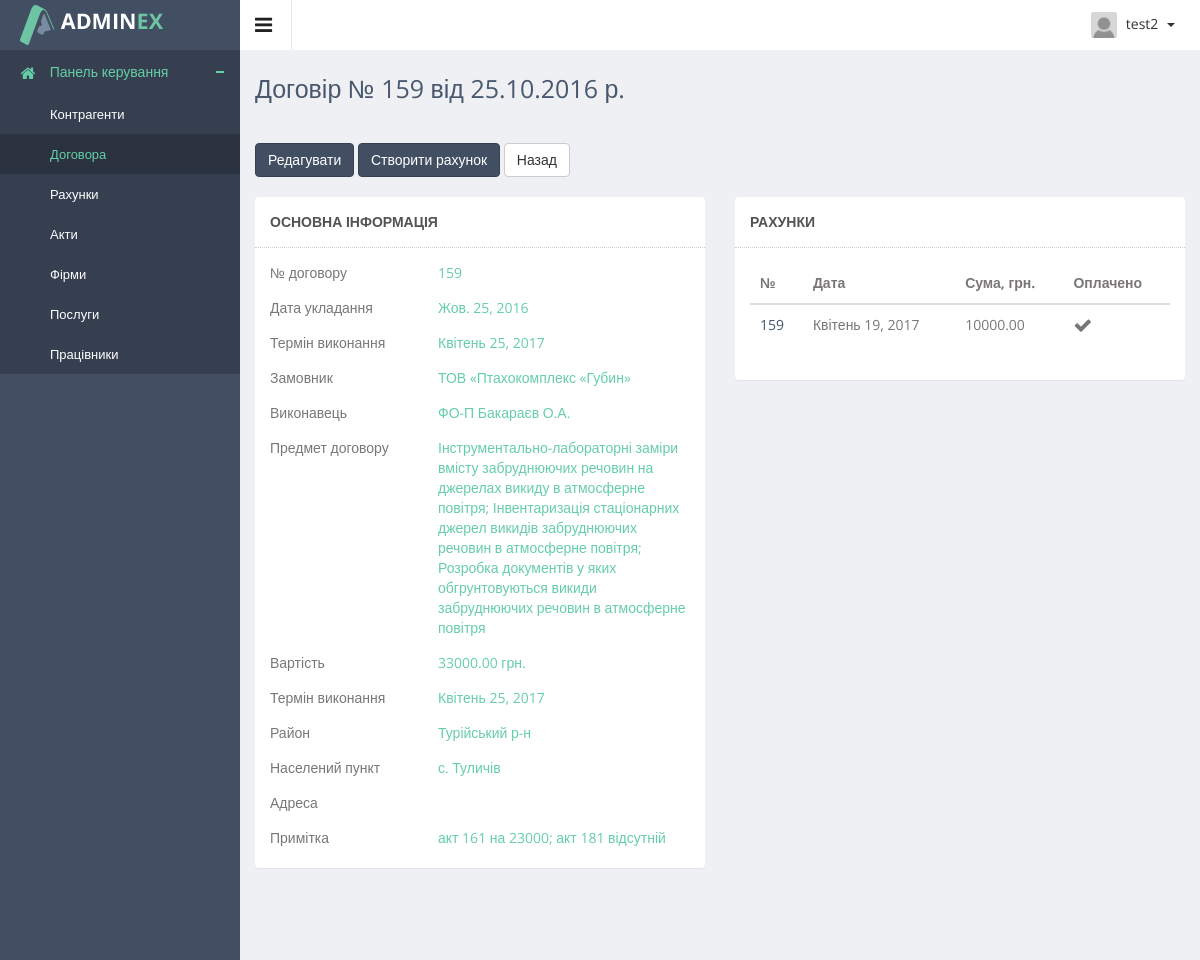
The app's page /crm/contract/read/1/ (signed in) with its own data.
### authapp/models.py (models this page shows)
class ProjectUser(AbstractUser):
    parent_name = models.CharField(verbose_name='по-батькові', max_length=20, blank=True)
    date_of_birth = models.DateField(verbose_name='дата народження', blank=True, null=True)
    phone1 = models.CharField(verbose_name='номер телефона', max_length=16, blank=True)
    phone2 = models.CharField(verbose_name='номер телефона', max_length=16, blank=True, null=True)
    avatar = models.ImageField(verbose_name='фото', upload_to='users_avatars', blank=True)
    is_dir = models.BooleanField(verbose_name='керівник', default=False)
    is_assistant = models.BooleanField(verbose_name='помічник', default=False)
    is_client = models.BooleanField(verbose_name='клієнт', default=False)
    def __str__(self):
        return self.username

### crmapp/models.py (models this page shows, shortened)
class Contract(models.Model):
    number = models.PositiveIntegerField(verbose_name='№ договору', unique=True)
    date_start = models.DateField(verbose_name='дата укладання')
    date_end = models.DateField(verbose_name='дата закінчення')
    client = models.ForeignKey(Partner, related_name='partner', verbose_name='замовник', on_delete=models.PROTECT)
    performer = models.ForeignKey(Firm, related_name='firm', verbose_name='виконавець', on_delete=models.PROTECT)
    works = models.TextField(verbose_name='предмет договору', help_text='заповніть через ;', blank=True)
    cost = models.DecimalField(verbose_name='вартість робіт', max_digits=10, decimal_places=2, blank=True,
                               default='0.00')
    vat = models.DecimalField(verbose_name='ПДВ', max_digits=10, decimal_places=2, blank=True, default='0.00')
    cost_vat = models.DecimalField(verbose_name='вартість з ПДВ', max_digits=10, decimal_places=2, blank=True,
                                   default='0.00')
    district = models.CharField(verbose_name='район', max_length=50, blank=True)
    town = models.CharField(verbose_name='населений пункт', max_length=50, blank=True)
    address = models.CharField(verbose_name='адреса', max_length=50, blank=True)
    note = models.TextField(verbose_name='примітка', blank=True)

class Partner(models.Model):
    entity = models.BooleanField(verbose_name='юридична особа', default=False)
    full_name = models.CharField(verbose_name='повна назва підприємства', max_length=150)
    short_name = models.CharField(verbose_name='скорочена назва підприєства', max_length=80)
    inn = models.CharField(verbose_name='ідентификаційний номер', max_length=15, blank=True)
    edrpoy = models.CharField(verbose_name='єдрпоу', max_length=10, blank=True)
    dfro = models.CharField(verbose_name='дфро', max_length=15, blank=True)
    payment_account = models.CharField(verbose_name='розрахунковий рахунок', max_length=20, blank=True)
    bank = models.ForeignKey(Bank, on_delete=models.PROTECT, verbose_name='банк', default='')
    cert_vat = models.CharField(verbose_name='свідоцтво платника пдв', max_length=15, blank=True)
    dir_name = models.CharField(verbose_name='директор', max_length=150, blank=True)
    responsible = models.CharField(verbose_name='відповідальна особа', max_length=150, blank=True)
    phone1 = models.CharField(verbose_name='номер телефона', max_length=16, blank=True)
    phone2 = models.CharField(verbose_name='номер телефона', max_length=16, blank=True)
    phone3 = models.CharField(verbose_name='номер телефона', max_length=16, blank=True)
    email = models.EmailField(verbose_name='email', max_length=100, blank=True)
    zipcode = models.PositiveIntegerField(verbose_name='поштовий індекс', default=0)
    country = models.CharField(verbose_name='країна', max_length=20, default='Україна')
    region = models.CharField(verbose_name='область', max_length=50, default='Волинська обл.')
    district = models.CharField(verbose_name='район', max_length=50, blank=True)
    town = models.CharField(verbose_name='населений пункт', max_length=50, blank=True)
    address = models.CharField(verbose_name='адреса', max_length=50, blank=True)
    def __str__(self):
        return self.short_name

class Firm(models.Model):
    full_name = models.CharField(verbose_name='повна назва підприємства', max_length=150)
    short_name = models.CharField(verbose_name='скорочена назва підприєства', max_length=80)
    inn = models.CharField(verbose_name='ідентификаційний номер', max_length=15, blank=True)
    edrpoy = models.CharField(verbose_name='єдрпоу', max_length=10, blank=True)
    dfro = models.CharField(verbose_name='дфро', max_length=15, blank=True)
    payment_account = models.CharField(verbose_name='розрахунковий рахунок', max_length=20, blank=True)
    bank = models.ForeignKey(Bank, on_delete=models.PROTECT, verbose_name='банк', default='')
    cert_vat = models.CharField(verbose_name='свідоцтво платника пдв', max_length=15, blank=True)
    dir_name = models.CharField(verbose_name='директор', max_length=150, blank=True)
    phone1 = models.CharField(verbose_name='номер телефона', max_length=16, blank=True)
    phone2 = models.CharField(verbose_name='номер телефона', max_length=16, blank=True)
    phone3 = models.CharField(verbose_name='номер телефона', max_length=16, blank=True)
    email = models.EmailField(verbose_name='email', max_length=100, blank=True)
    zipcode = models.PositiveIntegerField(verbose_name='поштовий індекс', default=0)
    country = models.CharField(verbose_name='країна', max_length=20, default='Україна')
    region = models.CharField(verbose_name='область', max_length=50, default='Волинська обл.')
    district = models.CharField(verbose_name='район', max_length=50, blank=True)
    town = models.CharField(verbose_name='населений пункт', max_length=50, blank=True)
    address = models.CharField(verbose_name='адреса', max_length=50, blank=True)
    def __str__(self):
        return self.short_name

class Invoice(models.Model):
    num_invoice = models.PositiveIntegerField(verbose_name='№ рахунку', blank=True)
    date_create = models.DateField(verbose_name='дата')
    contract = models.ForeignKey(Contract, related_name='contract', verbose_name='договір', on_delete=models.PROTECT)
    performer = models.ForeignKey(Firm, related_name='performer', verbose_name='виконавець', on_delete=models.PROTECT)
    payer = models.ForeignKey(Partner, related_name='payer', verbose_name='платник', on_delete=models.PROTECT)
    works = models.TextField(verbose_name='назва', blank=True)
    quantity = models.PositiveIntegerField(verbose_name='кількість', default=1)
    price = models.DecimalField(verbose_name='ціна', max_digits=10, decimal_places=2, blank=True,
                                default='0.00')
    is_paid = models.BooleanField(verbose_name='оплачений', default=False)

### crmapp/views.py (the view)
# urls.py: re_path(r'^contract/read/(?P<contract_pk>\d+)/$', crmapp.contract_read_view, name='contract_read'),
@login_required
@user_passes_test(lambda user: user.is_assistant or user.is_superuser or user.is_dir)
def contract_read_view(request, contract_pk):
    contract = get_object_or_404(Contract, pk=contract_pk)
    invoice = Invoice.objects.filter(contract__pk=contract_pk).exclude(num_invoice=0)
    dt = datetime.strftime(contract.date_start, '%d.%m.%Y')
    title = f'Договір № {contract.number} від {dt} р.'
    context = {
        'title': title,
        'object': contract,
        'invoice_list': invoice,
    }
    return render(request, 'crmapp/contract_detail.html', context)

### adminapp/templatetags/tags.py (called while the page is built)
@register.filter
def default_avatar(string):
    if not string:
        string = 'users_avatars/gravatar.png'
    new_string = f'{URL_PREFIX}{string}'
    return new_string

### crmapp/templates/crmapp/contract_detail.html (shortened to what this page needs)
{% extends 'mainapp/base.html' %}
{% load staticfiles %}
{% load tags %}
{% block container %}
<div class="row">
    <div class="col-lg-6">
        <a href="{% url 'crm:contract_update' object.pk %}">
            <button class="btn btn-primary" type="button">Редагувати</button>
        </a>
        <a href="{% url 'crm:invoice_create' object.pk %}">
            <button class="btn btn-primary" type="button">Створити рахунок</button>
        </a>
        <a href="{% url 'crm:contracts' %}">
            <button class="btn btn-default" type="button">Назад</button>
        </a>
    </div>
</div>
<br>
<div class="row">
    <div class="col-lg-6">
        <section class="panel">
            <header class="panel-heading">
                Основна інформація
            </header>
            <div class="panel-body">
                <ul class="p-info">
                    <li>
                        <div class="title">№ договору</div>
                        <div class="desk">{{ object.number }}</div>
                    </li>
                    <li>
                        <div class="title">Дата укладання</div>
                        <div class="desk">{{ object.date_start }}</div>
                    </li>
                    <li>
                        <div class="title">Термін виконання</div>
                        <div class="desk">{{ object.date_end }}</div>
                    </li>
                    <li>
                        <div class="title">Замовник</div>
                        <div class="desk">{{ object.client }}</div>
                    </li>
                    <li>
                        <div class="title">Виконавець</div>
                        <div class="desk">{{ object.performer }}</div>
                    </li>
                    <li>
                        <div class="title">Предмет договору</div>
                        <div class="desk">{{ object.works }}</div>
                    </li>
                    <li>
                        <div class="title">Вартість</div>
                        <div class="desk">{{ object.cost }}&nbsp;грн.</div>
                    </li>
                    <li>
                        <div class="title">Термін виконання</div>
                        <div class="desk">{{ object.date_end }}</div>
                    </li>
                    <li>
                        <div class="title">Район</div>
                        <div class="desk">{{ object.district }}</div>
                    </li>
                    <li>
                        <div class="title">Населений пункт</div>
                        <div class="desk">{{ object.town }}</div>
                    </li>
                    <li>
                        <div class="title">Адреса</div>
                    </li>
                    <li>
                        <div class="title">Примітка</div>
                        <div class="desk">{{ object.note }}</div>
                    </li>
                </ul>
            </div>
        </section>
    </div>
     <div class="col-lg-6">
        <section class="panel">
            <header class="panel-heading">
                Рахунки
            </header>
                <div class="panel-body" style="display: block;">
                    <table class="table table-hover general-table">
                        <thead>
                        <tr>
                            <th>№</th>
                            <th>Дата</th>
                            <th>Сума, грн.</th>
                            <th>Оплачено</th>
                        </tr>
                        </thead>
                        <tbody>
                        {% for invoice in invoice_list %}
                        <tr>
                            <td>
                                <a style="display: block; text-decoration: none;"
                                   href="{% url 'crm:invoice_read' invoice.pk %}">
                                    {{ invoice.num_invoice }}
                                </a>
                            </td>
                            <td>{{ invoice.date_create }}</td>
                            <td>{{ invoice.price }}</td>
                            <td>
                                {% if invoice.is_paid %}
                                <i class="fa fa-check fa-lg" aria-hidden="true" title="Так"></i>
                                {% else %}
                                <i class="fa fa-times fa-lg" aria-hidden="true" title="Ні"></i>
                                {% endif %}
                            </td>
                        </tr>
                        {% endfor %}
                        </tbody>
                    </table>
                </div>
        </section>
    </div>
</div>
{% endblock %}

### mainapp/templates/mainapp/includes/inc_right_menu.html (shortened to what this page needs)
{% load staticfiles %}
{% load tags %}
<ul class="notification-menu">
    <li>
        <a href="#" class="btn btn-default dropdown-toggle" data-toggle="dropdown">
            <img src="{{ user.avatar|default_avatar }}" alt=""/>
            {{ user }}
            <span class="caret"></span>
        </a>
    </li>
</ul>

### records on screen
ProjectUser: username "test2"
Contract: number "159", date_start "Жов. 25, 2016", date_end "Квітень 25, 2017", client "ТОВ «Птахокомплекс «Губин»", performer "ФО-П Бакараєв О.А.", works "Інструментально-лабораторні заміри вмісту забруднюючих речовин на джерелах викиду в атмосферне повітря; Інвентаризація стаціонарних джерел викидів забруднюючих речовин в атмосферне повітря; Розробка документів у яких обгрунтовуються викиди забруднюючих речовин в атмосферне повітря", cost "33000.00", district "Турійський р-н", town "с. Туличів", note "акт 161 на 23000; акт 181 відсутній"
Invoice: num_invoice "159", date_create "Квітень 19, 2017", price "10000.00", is_paid True (drawn)

### other values on screen
{{ title }} "Договір № 159 від 25.10.2016 р."
